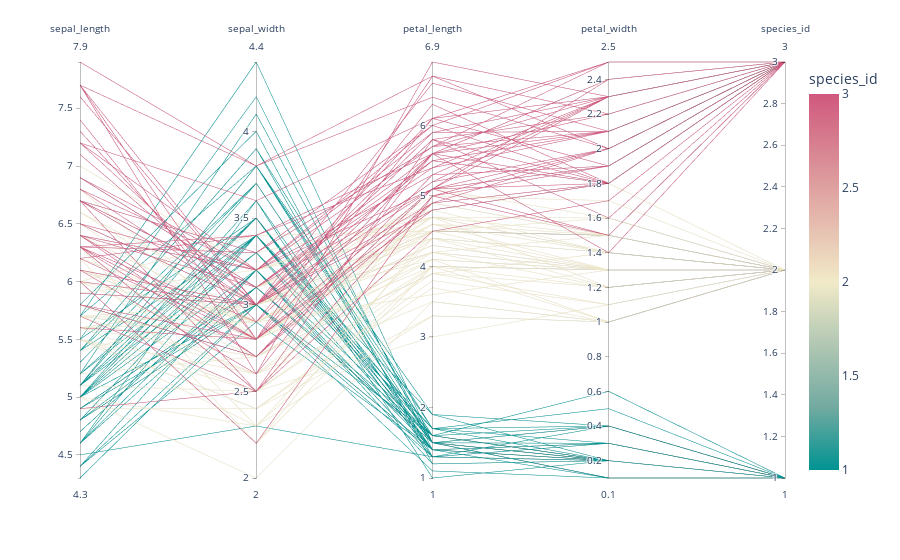

Notebook code for this chart:
### Markdown cell above
### Multidimensional

### Code cell
fig = px.parallel_coordinates(iris, 
                              color="species_id", 
                             )
fig.show()

### Figure 1 — Plotly figure (JSON) as saved in the notebook; plotly's stock layout.template omitted (floating-point values rounded to 4 significant figures; data arrays with more than 128 entries replaced by an {"elided": "..."} marker saying what was removed)
{"data": [{"dimensions": [{"label": "sepal_length", "values": {"elided": "150 float values"}}, {"label": "sepal_width", "values": {"elided": "150 float values"}}, {"label": "petal_length", "values": {"elided": "150 float values"}}, {"label": "petal_width", "values": {"elided": "150 float values"}}, {"label": "species_id", "values": {"elided": "150 int values"}}], "domain": {"x": [0, 1], "y": [0, 1]}, "line": {"color": {"elided": "150 int values"}, "coloraxis": "coloraxis"}, "name": "", "type": "parcoords"}], "layout": {"coloraxis": {"colorbar": {"title": {"text": "species_id"}}, "colorscale": [[0, "rgb(0, 147, 146)"], [0.1667, "rgb(114, 170, 161)"], [0.3333, "rgb(177, 199, 179)"], [0.5, "rgb(241, 234, 200)"], [0.6667, "rgb(229, 185, 173)"], [0.8333, "rgb(217, 137, 148)"], [1, "rgb(208, 88, 126)"]]}, "legend": {"tracegroupgap": 0}, "margin": {"t": 60}}}
